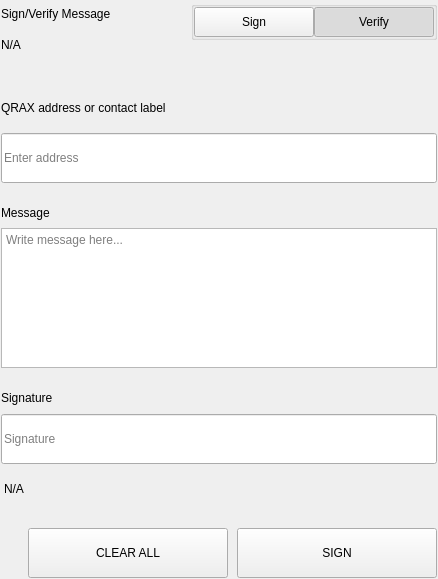
<?xml version="1.0" encoding="UTF-8"?>
<ui version="4.0">
 <class>SettingsSignMessageWidgets</class>
 <widget class="QWidget" name="SettingsSignMessageWidgets">
  <property name="geometry">
   <rect>
    <x>0</x>
    <y>0</y>
    <width>438</width>
    <height>579</height>
   </rect>
  </property>
  <property name="windowTitle">
   <string>Form</string>
  </property>
  <layout class="QVBoxLayout" name="verticalLayout">
   <property name="spacing">
    <number>0</number>
   </property>
   <property name="leftMargin">
    <number>0</number>
   </property>
   <property name="topMargin">
    <number>0</number>
   </property>
   <property name="rightMargin">
    <number>0</number>
   </property>
   <property name="bottomMargin">
    <number>0</number>
   </property>
   <item>
    <widget class="QWidget" name="left" native="true">
     <layout class="QVBoxLayout" name="verticalLayout_3">
      <property name="leftMargin">
       <number>0</number>
      </property>
      <property name="topMargin">
       <number>0</number>
      </property>
      <property name="rightMargin">
       <number>0</number>
      </property>
      <property name="bottomMargin">
       <number>0</number>
      </property>
      <item>
       <widget class="QWidget" name="container_sign" native="true">
        <layout class="QVBoxLayout" name="verticalLayout_2">
         <property name="spacing">
          <number>0</number>
         </property>
         <property name="leftMargin">
          <number>1</number>
         </property>
         <property name="topMargin">
          <number>1</number>
         </property>
         <property name="rightMargin">
          <number>1</number>
         </property>
         <property name="bottomMargin">
          <number>1</number>
         </property>
         <item>
          <layout class="QHBoxLayout" name="horizontalLayout_3" stretch="3,1">
           <property name="spacing">
            <number>40</number>
           </property>
           <item>
            <layout class="QVBoxLayout" name="verticalLayoutTitle">
             <property name="spacing">
              <number>5</number>
             </property>
             <item>
              <widget class="QLabel" name="labelTitle">
               <property name="text">
                <string>Sign/Verify Message</string>
               </property>
              </widget>
             </item>
             <item>
              <widget class="QLabel" name="labelSubtitle1">
               <property name="text">
                <string notr="true">N/A</string>
               </property>
               <property name="wordWrap">
                <bool>true</bool>
               </property>
              </widget>
             </item>
            </layout>
           </item>
           <item alignment="Qt::AlignRight|Qt::AlignTop">
            <widget class="QWidget" name="containerSwitch" native="true">
             <property name="styleSheet">
              <string notr="true">#containerSwitch{
	padding-top:9px;
}</string>
             </property>
             <layout class="QVBoxLayout" name="verticalLayout_6">
              <property name="spacing">
               <number>4</number>
              </property>
              <property name="leftMargin">
               <number>0</number>
              </property>
              <property name="topMargin">
               <number>0</number>
              </property>
              <property name="rightMargin">
               <number>0</number>
              </property>
              <property name="bottomMargin">
               <number>0</number>
              </property>
              <item alignment="Qt::AlignRight">
               <widget class="QGroupBox" name="groupBox">
                <property name="sizePolicy">
                 <sizepolicy hsizetype="Fixed" vsizetype="Preferred">
                  <horstretch>0</horstretch>
                  <verstretch>0</verstretch>
                 </sizepolicy>
                </property>
                <property name="title">
                 <string/>
                </property>
                <property name="alignment">
                 <set>Qt::AlignRight|Qt::AlignTop|Qt::AlignTrailing</set>
                </property>
                <layout class="QHBoxLayout" name="horizontalLayout_4">
                 <property name="spacing">
                  <number>0</number>
                 </property>
                 <property name="leftMargin">
                  <number>0</number>
                 </property>
                 <property name="topMargin">
                  <number>0</number>
                 </property>
                 <property name="rightMargin">
                  <number>0</number>
                 </property>
                 <property name="bottomMargin">
                  <number>0</number>
                 </property>
                 <item>
                  <widget class="QPushButton" name="pushSign">
                   <property name="minimumSize">
                    <size>
                     <width>120</width>
                     <height>30</height>
                    </size>
                   </property>
                   <property name="maximumSize">
                    <size>
                     <width>120</width>
                     <height>30</height>
                    </size>
                   </property>
                   <property name="focusPolicy">
                    <enum>Qt::NoFocus</enum>
                   </property>
                   <property name="text">
                    <string>Sign</string>
                   </property>
                   <property name="checkable">
                    <bool>true</bool>
                   </property>
                   <property name="autoExclusive">
                    <bool>true</bool>
                   </property>
                  </widget>
                 </item>
                 <item>
                  <widget class="QPushButton" name="pushVerify">
                   <property name="minimumSize">
                    <size>
                     <width>120</width>
                     <height>30</height>
                    </size>
                   </property>
                   <property name="maximumSize">
                    <size>
                     <width>120</width>
                     <height>30</height>
                    </size>
                   </property>
                   <property name="focusPolicy">
                    <enum>Qt::NoFocus</enum>
                   </property>
                   <property name="text">
                    <string>Verify</string>
                   </property>
                   <property name="checkable">
                    <bool>true</bool>
                   </property>
                   <property name="checked">
                    <bool>true</bool>
                   </property>
                   <property name="autoExclusive">
                    <bool>true</bool>
                   </property>
                  </widget>
                 </item>
                </layout>
               </widget>
              </item>
              <item alignment="Qt::AlignHCenter|Qt::AlignTop">
               <widget class="QLabel" name="labelSubtitleSwitch">
                <property name="text">
                 <string/>
                </property>
                <property name="alignment">
                 <set>Qt::AlignRight|Qt::AlignTrailing|Qt::AlignVCenter</set>
                </property>
               </widget>
              </item>
             </layout>
            </widget>
           </item>
          </layout>
         </item>
         <item>
          <spacer name="verticalSpacer_2">
           <property name="orientation">
            <enum>Qt::Vertical</enum>
           </property>
           <property name="sizeType">
            <enum>QSizePolicy::Fixed</enum>
           </property>
           <property name="sizeHint" stdset="0">
            <size>
             <width>20</width>
             <height>40</height>
            </size>
           </property>
          </spacer>
         </item>
         <item>
          <widget class="QWidget" name="containerAddress" native="true">
           <property name="sizePolicy">
            <sizepolicy hsizetype="Preferred" vsizetype="Fixed">
             <horstretch>0</horstretch>
             <verstretch>0</verstretch>
            </sizepolicy>
           </property>
           <layout class="QVBoxLayout" name="verticalLayout_5" stretch="0,0">
            <property name="spacing">
             <number>15</number>
            </property>
            <property name="leftMargin">
             <number>0</number>
            </property>
            <property name="topMargin">
             <number>0</number>
            </property>
            <property name="rightMargin">
             <number>0</number>
            </property>
            <property name="bottomMargin">
             <number>0</number>
            </property>
            <item>
             <widget class="QLabel" name="labelSubtitleAddress">
              <property name="minimumSize">
               <size>
                <width>0</width>
                <height>20</height>
               </size>
              </property>
              <property name="maximumSize">
               <size>
                <width>16777215</width>
                <height>20</height>
               </size>
              </property>
              <property name="text">
               <string>QRAX address or contact label</string>
              </property>
             </widget>
            </item>
            <item>
             <widget class="QLineEdit" name="addressIn_SM">
              <property name="minimumSize">
               <size>
                <width>0</width>
                <height>50</height>
               </size>
              </property>
              <property name="maximumSize">
               <size>
                <width>16777215</width>
                <height>50</height>
               </size>
              </property>
              <property name="placeholderText">
               <string>Enter address</string>
              </property>
             </widget>
            </item>
           </layout>
          </widget>
         </item>
         <item>
          <spacer name="verticalSpacer_3">
           <property name="orientation">
            <enum>Qt::Vertical</enum>
           </property>
           <property name="sizeType">
            <enum>QSizePolicy::Fixed</enum>
           </property>
           <property name="sizeHint" stdset="0">
            <size>
             <width>20</width>
             <height>20</height>
            </size>
           </property>
          </spacer>
         </item>
         <item>
          <layout class="QVBoxLayout" name="verticalLayout_9">
           <property name="spacing">
            <number>5</number>
           </property>
           <item>
            <widget class="QLabel" name="labelSubtitleMessage">
             <property name="minimumSize">
              <size>
               <width>0</width>
               <height>20</height>
              </size>
             </property>
             <property name="maximumSize">
              <size>
               <width>16777215</width>
               <height>20</height>
              </size>
             </property>
             <property name="text">
              <string>Message</string>
             </property>
            </widget>
           </item>
           <item>
            <widget class="QPlainTextEdit" name="messageIn_SM">
             <property name="minimumSize">
              <size>
               <width>0</width>
               <height>140</height>
              </size>
             </property>
             <property name="maximumSize">
              <size>
               <width>16777215</width>
               <height>140</height>
              </size>
             </property>
             <property name="placeholderText">
              <string>Write message here...</string>
             </property>
            </widget>
           </item>
          </layout>
         </item>
         <item>
          <spacer name="verticalSpacer_4">
           <property name="orientation">
            <enum>Qt::Vertical</enum>
           </property>
           <property name="sizeType">
            <enum>QSizePolicy::Fixed</enum>
           </property>
           <property name="sizeHint" stdset="0">
            <size>
             <width>20</width>
             <height>20</height>
            </size>
           </property>
          </spacer>
         </item>
         <item>
          <widget class="QWidget" name="widget" native="true">
           <property name="minimumSize">
            <size>
             <width>0</width>
             <height>75</height>
            </size>
           </property>
           <property name="maximumSize">
            <size>
             <width>16777215</width>
             <height>16777215</height>
            </size>
           </property>
           <layout class="QVBoxLayout" name="verticalLayout_4">
            <property name="leftMargin">
             <number>0</number>
            </property>
            <property name="topMargin">
             <number>0</number>
            </property>
            <property name="rightMargin">
             <number>0</number>
            </property>
            <property name="bottomMargin">
             <number>0</number>
            </property>
            <item>
             <widget class="QLabel" name="labelSubtitleSignature">
              <property name="minimumSize">
               <size>
                <width>0</width>
                <height>20</height>
               </size>
              </property>
              <property name="maximumSize">
               <size>
                <width>16777215</width>
                <height>20</height>
               </size>
              </property>
              <property name="text">
               <string>Signature</string>
              </property>
             </widget>
            </item>
            <item>
             <widget class="QLineEdit" name="signatureOut_SM">
              <property name="minimumSize">
               <size>
                <width>0</width>
                <height>50</height>
               </size>
              </property>
              <property name="placeholderText">
               <string>Signature</string>
              </property>
             </widget>
            </item>
           </layout>
          </widget>
         </item>
         <item>
          <widget class="QLabel" name="statusLabel_SM">
           <property name="styleSheet">
            <string notr="true">padding-top:5px;</string>
           </property>
           <property name="text">
            <string notr="true">N/A</string>
           </property>
          </widget>
         </item>
         <item>
          <spacer name="verticalSpacer">
           <property name="orientation">
            <enum>Qt::Vertical</enum>
           </property>
           <property name="sizeType">
            <enum>QSizePolicy::Fixed</enum>
           </property>
           <property name="sizeHint" stdset="0">
            <size>
             <width>20</width>
             <height>20</height>
            </size>
           </property>
          </spacer>
         </item>
         <item>
          <layout class="QHBoxLayout" name="horizontalLayout_7">
           <property name="spacing">
            <number>9</number>
           </property>
           <item>
            <spacer name="horizontalSpacer_5">
             <property name="orientation">
              <enum>Qt::Horizontal</enum>
             </property>
             <property name="sizeType">
              <enum>QSizePolicy::Expanding</enum>
             </property>
             <property name="sizeHint" stdset="0">
              <size>
               <width>40</width>
               <height>20</height>
              </size>
             </property>
            </spacer>
           </item>
           <item>
            <widget class="QPushButton" name="pushButtonClear">
             <property name="minimumSize">
              <size>
               <width>200</width>
               <height>50</height>
              </size>
             </property>
             <property name="focusPolicy">
              <enum>Qt::NoFocus</enum>
             </property>
             <property name="text">
              <string>CLEAR ALL</string>
             </property>
            </widget>
           </item>
           <item>
            <widget class="QPushButton" name="pushButtonSave">
             <property name="minimumSize">
              <size>
               <width>200</width>
               <height>50</height>
              </size>
             </property>
             <property name="maximumSize">
              <size>
               <width>200</width>
               <height>50</height>
              </size>
             </property>
             <property name="focusPolicy">
              <enum>Qt::NoFocus</enum>
             </property>
             <property name="text">
              <string>SIGN</string>
             </property>
            </widget>
           </item>
          </layout>
         </item>
        </layout>
       </widget>
      </item>
     </layout>
    </widget>
   </item>
  </layout>
 </widget>
 <resources/>
 <connections/>
</ui>
